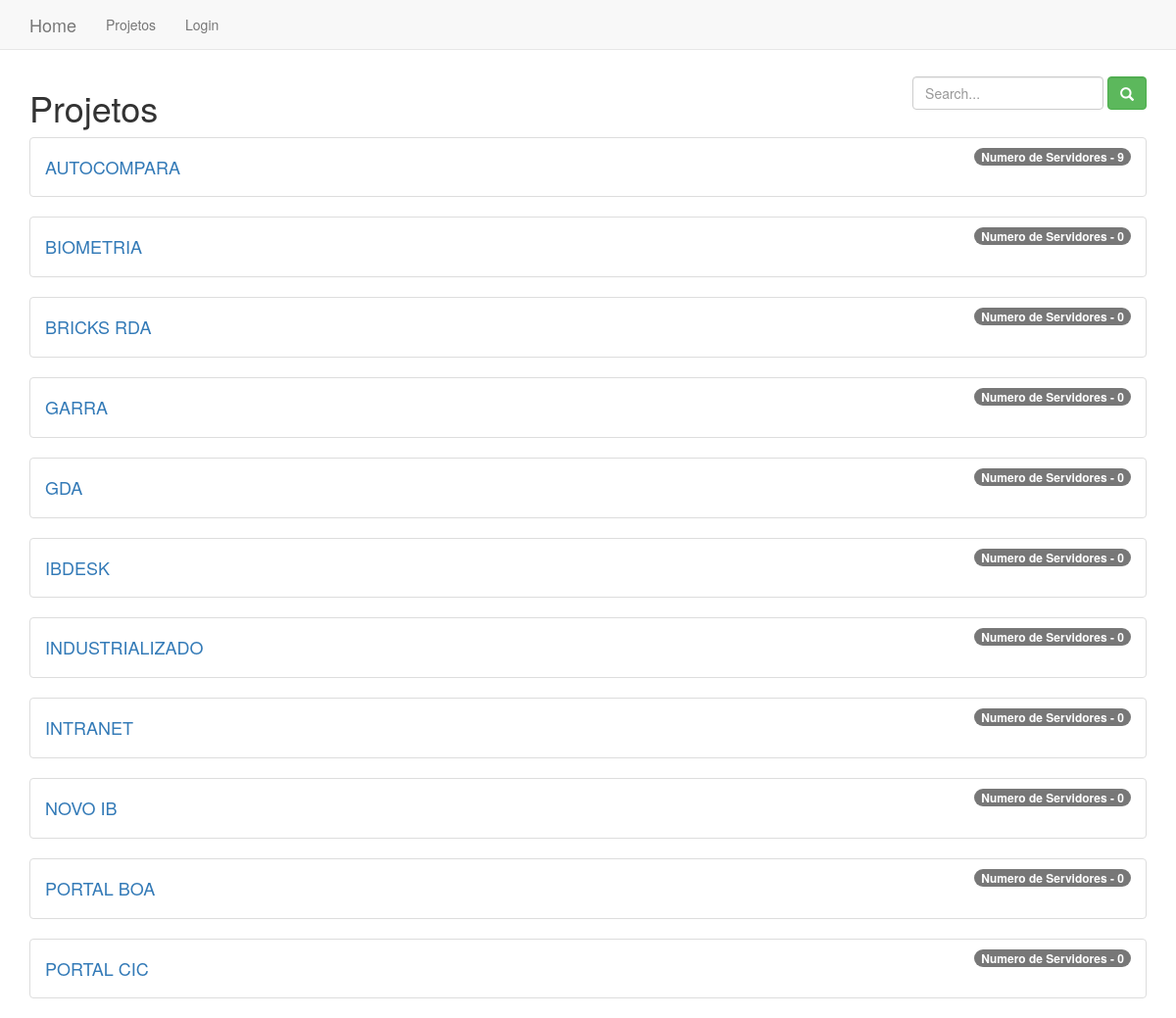
The page / on the database its author committed.
### Banksphere/models.py (models this page shows, shortened)
class Projetos(models.Model):
    nome = models.CharField("Nome", max_length=100)
    def get_servidores_count(self):
        return self.servidores.count()
    def get_proj_detail_url(self):
        return u"/proj/%i" % self.id
    class Meta:
        ordering = ['nome']
        verbose_name = 'projeto'
        verbose_name_plural = 'projetos'

### Banksphere/views.py (the view)
# urls.py: url(r'^$', 'Banksphere.views.lista_proj', name='lista_proj'),
def lista_proj(request):
    proj = Projetos.objects.all()
    var_get_search = request.GET.get('search_box')
    if var_get_search is not None:
        proj = proj.filter(nome__icontains=var_get_search)
    return render(request, 'lista_projetos.html', {'proj': proj})

### Ambiente/templates/lista_projetos.html (shortened to what this page needs)
{% extends "base.html" %}
{% block content %}
    <form class="navbar-form navbar-right" action="." method="get">
        <input id="search_box" name="search_box" type="text" placeholder="Search..." class="form-control">
        <button type="submit" class="btn btn-success form-control"><span class="glyphicon glyphicon-search"></span></button>
    </form>
    <h1>Projetos</h1>
    {% for projeto in proj %}
        <ul class="list-group">
          <li class="list-group-item">
            <span class="badge">Numero de Servidores - {{ projeto.get_servidores_count}}</span>
            <h4><a href="{{ projeto.get_proj_detail_url }}">{{ projeto.nome }}</a></h4>
          </li>
        </ul>
    {% endfor %}
{% endblock content %}

### Ambiente/templates/base.html (shortened to what this page needs)
<html>
<head>
    {% load bootstrap3 %}
    {% bootstrap_css %}
</head>
<body>
  {% include "menu.html" %}
  <div class="container">
    {% block content %}
    {% endblock content %}
  </div>
</body>
</html>

### Ambiente/templates/menu.html (shortened to what this page needs)
<div class="navbar navbar-default navbar-fixed-top">
  <div class="container">
    <div class="navbar-header">
      <a class="navbar-brand" href="{% url 'lista_proj' %}">Home</a>
    </div>
    <div class="navbar-collapse collapse">
      <ul class="nav navbar-nav">
        <li><a href="{% url 'lista_proj' %}">Projetos</a></li>
        <li><a href="{% url 'admin:index' %}">Login</a></li>
      </ul>
    </div>
  </div>
</div>

### Ambiente/templates/base.html (style rules this page uses)
body { padding-top: 70px; }

### rows shown on the page
Projetos: get_servidores_count "9", nome "AUTOCOMPARA"
Projetos: get_servidores_count "0", nome "BIOMETRIA"
Projetos: get_servidores_count "0", nome "BRICKS RDA"
Projetos: get_servidores_count "0", nome "GARRA"
Projetos: get_servidores_count "0", nome "GDA"
Projetos: get_servidores_count "0", nome "IBDESK"
Projetos: get_servidores_count "0", nome "INDUSTRIALIZADO"
Projetos: get_servidores_count "0", nome "INTRANET"
Projetos: get_servidores_count "0", nome "NOVO IB"
Projetos: get_servidores_count "0", nome "PORTAL BOA"
Projetos: get_servidores_count "0", nome "PORTAL CIC"
